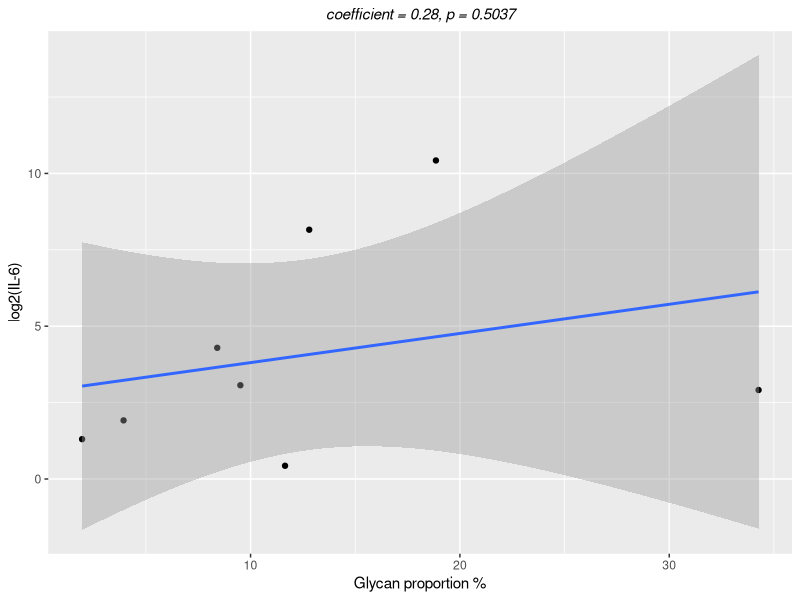
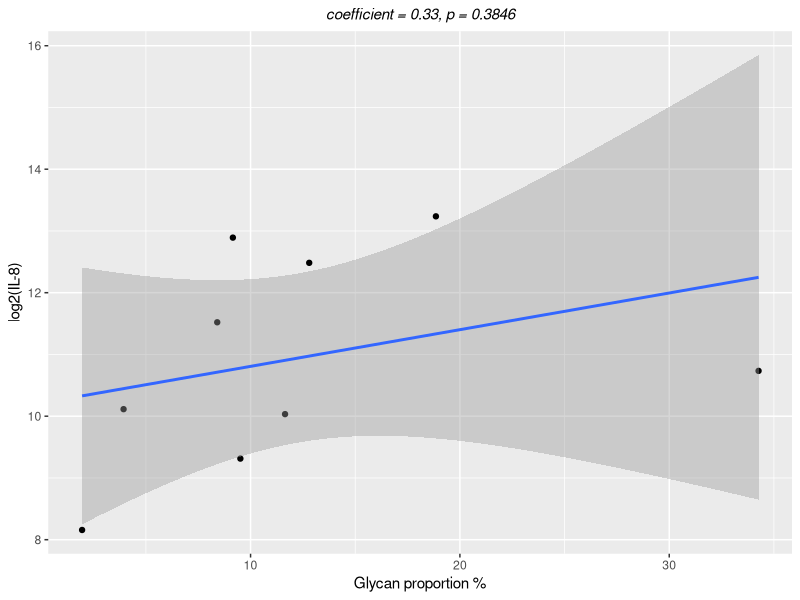
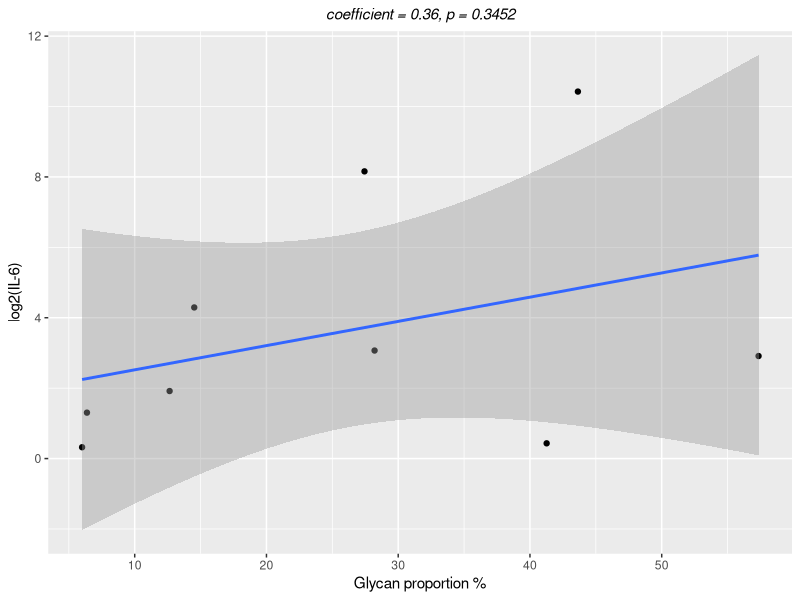
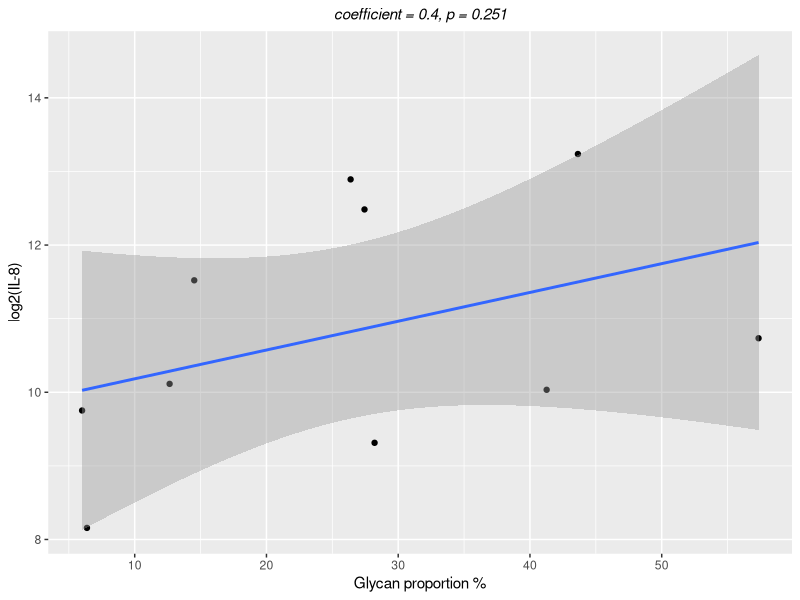
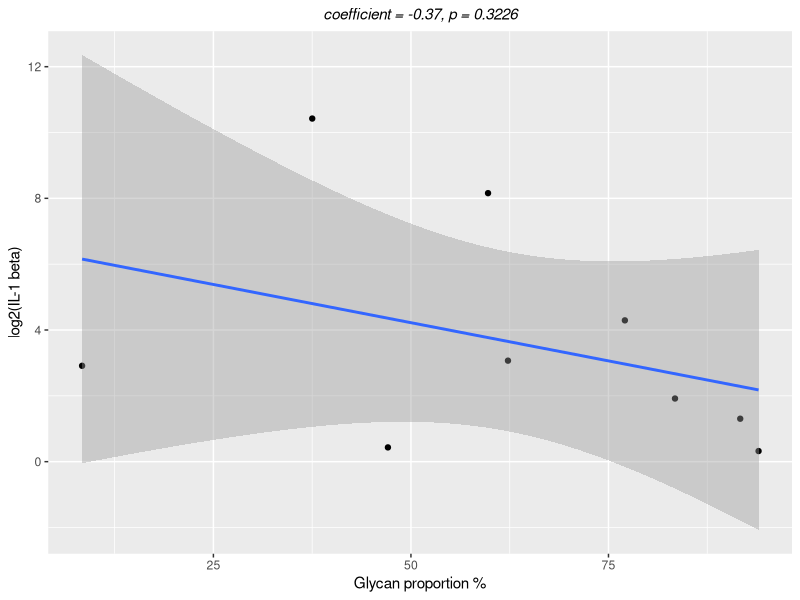
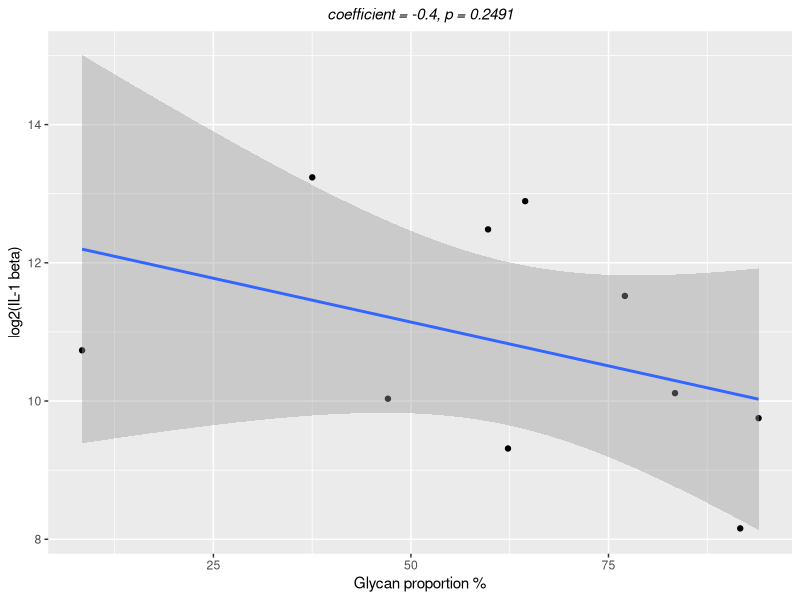
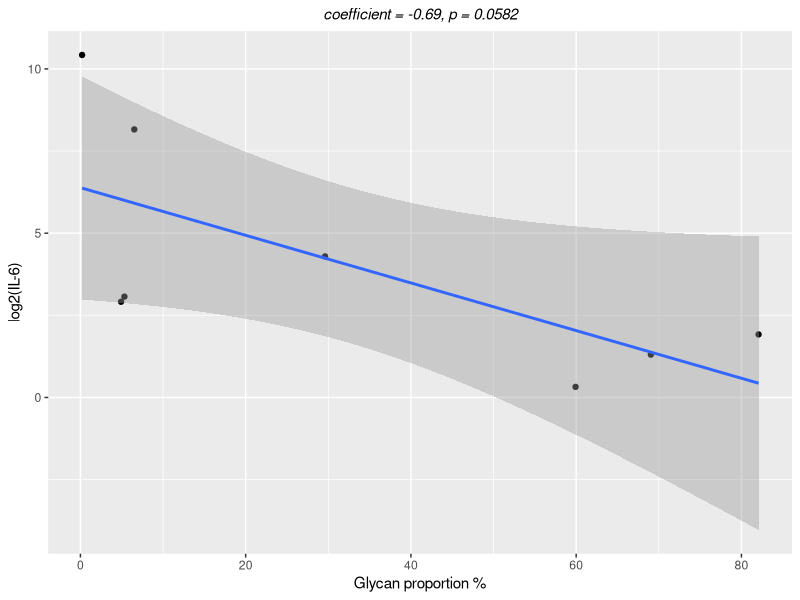
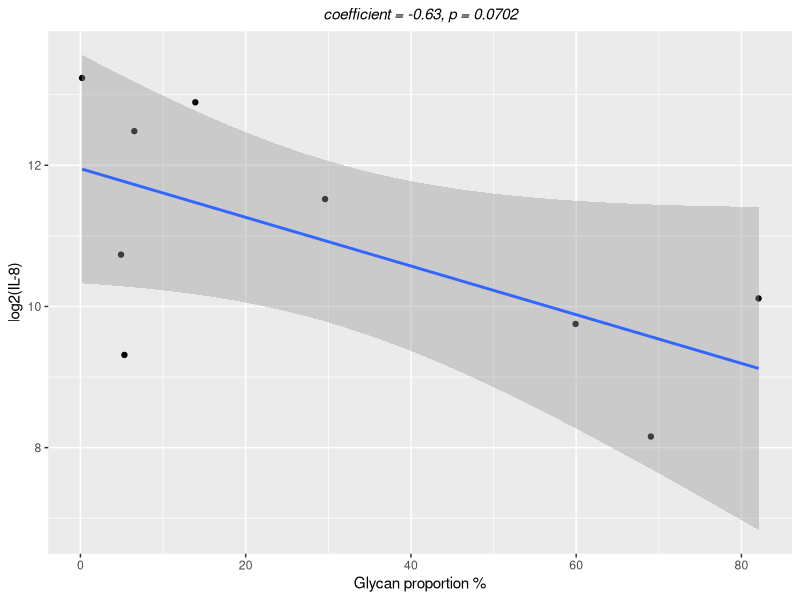

Source code (R) for these figures, in order:
############# Load packages, input background information #####

## Load ggplot2 
library(ggplot2)

############# Supplementary Figure 9 A ####################################

## import the data
res=read.csv('Supplementary_Figure_9_A.csv')

## total intensity should be above 0
res=subset.data.frame(res, total_Intensity>0)

## add relative intensity column
res['relative.intensity']=res$dHex_Intensity/res$total_Intensity

## plot the results IL-6
temp=cor.test(res$relative.intensity, log2(as.numeric(as.vector(res$IL.6))))
coefficient=as.vector(temp[[4]])
coefficient=round(coefficient,digits = 2)
p=temp[[3]]
p=round(p, digits = 4)
ggplot(res, aes(relative.intensity*100, log2(as.numeric(as.vector(IL.6)))))+
  geom_point()+
  labs(x='Glycan proportion %', y='log2(IL-6)',
       subtitle = paste('coefficient = ',coefficient,', ', 'p = ',p,sep=''))+
  geom_smooth(method=lm)+
  theme( plot.subtitle = element_text(hjust = 0.5, face = 'italic'))

## plot the results IL-8
temp=cor.test(res$relative.intensity, log2(as.numeric(as.vector(res$IL.8))))
coefficient=as.vector(temp[[4]])
coefficient=round(coefficient,digits = 2)
p=temp[[3]]
p=round(p, digits = 4)
ggplot(res, aes(relative.intensity*100, log2(as.numeric(as.vector(IL.8)))))+
  geom_point()+
  labs(x='Glycan proportion %', y='log2(IL-8)',
       subtitle = paste('coefficient = ',coefficient,', ', 'p = ',p,sep=''))+
  geom_smooth(method=lm)+
  theme( plot.subtitle = element_text(hjust = 0.5, face = 'italic'))

############# Supplementary Figure 9 B ####################################

## import the data
res=read.csv('Supplementary_Figure_9_B.csv')

## total intensity should be above 0
res=subset.data.frame(res, total_Intensity>0)

## add relative intensity column
res['relative.intensity']=res$dHex_Intensity/res$total_Intensity

## plot the results IL-6
temp=cor.test(res$relative.intensity, log2(as.numeric(as.vector(res$IL.6))))
coefficient=as.vector(temp[[4]])
coefficient=round(coefficient,digits = 2)
p=temp[[3]]
p=round(p, digits = 4)
ggplot(res, aes(relative.intensity*100, log2(as.numeric(as.vector(IL.6)))))+
  geom_point()+
  labs(x='Glycan proportion %', y='log2(IL-6)',
       subtitle = paste('coefficient = ',coefficient,', ', 'p = ',p,sep=''))+
  geom_smooth(method=lm)+
  theme( plot.subtitle = element_text(hjust = 0.5, face = 'italic'))

## plot the results IL-8
temp=cor.test(res$relative.intensity, log2(as.numeric(as.vector(res$IL.8))))
coefficient=as.vector(temp[[4]])
coefficient=round(coefficient,digits = 2)
p=temp[[3]]
p=round(p, digits = 4)
ggplot(res, aes(relative.intensity*100, log2(as.numeric(as.vector(IL.8)))))+
  geom_point()+
  labs(x='Glycan proportion %', y='log2(IL-8)',
       subtitle = paste('coefficient = ',coefficient,', ', 'p = ',p,sep=''))+
  geom_smooth(method=lm)+
  theme( plot.subtitle = element_text(hjust = 0.5, face = 'italic'))

############# Supplementary Figure 9 C ####################################

## import the data
res=read.csv('Supplementary_Figure_9_C.csv')

## total intensity should be above 0
res=subset.data.frame(res, total_Intensity>0)

## add relative intensity column
res['relative.intensity']=res$dHex_Intensity/res$total_Intensity

## plot the results IL-6
temp=cor.test(res$relative.intensity, log2(as.numeric(as.vector(res$IL.6))))
coefficient=as.vector(temp[[4]])
coefficient=round(coefficient,digits = 2)
p=temp[[3]]
p=round(p, digits = 4)
ggplot(res, aes(relative.intensity*100, log2(as.numeric(as.vector(IL.6)))))+
  geom_point()+
  labs(x='Glycan proportion %', y='log2(IL-1 beta)',
       subtitle = paste('coefficient = ',coefficient,', ', 'p = ',p,sep=''))+
  geom_smooth(method=lm)+
  theme( plot.subtitle = element_text(hjust = 0.5, face = 'italic'))

## plot the results IL-8
temp=cor.test(res$relative.intensity, log2(as.numeric(as.vector(res$IL.8))))
coefficient=as.vector(temp[[4]])
coefficient=round(coefficient,digits = 2)
p=temp[[3]]
p=round(p, digits = 4)
ggplot(res, aes(relative.intensity*100, log2(as.numeric(as.vector(IL.8)))))+
  geom_point()+
  labs(x='Glycan proportion %', y='log2(IL-1 beta)',
       subtitle = paste('coefficient = ',coefficient,', ', 'p = ',p,sep=''))+
  geom_smooth(method=lm)+
  theme( plot.subtitle = element_text(hjust = 0.5, face = 'italic'))

############# Supplementary Figure 9 D ####################################

## import the data
res=read.csv('Supplementary_Figure_9_D.csv')

## total intensity should be above 0
res=subset.data.frame(res, total_Intensity>0)

## add relative intensity column
res['relative.intensity']=res$dHex_Intensity/res$total_Intensity

## plot the results IL-6
temp=cor.test(res$relative.intensity, log2(as.numeric(as.vector(res$IL.6))))
coefficient=as.vector(temp[[4]])
coefficient=round(coefficient,digits = 2)
p=temp[[3]]
p=round(p, digits = 4)
ggplot(res, aes(relative.intensity*100, log2(as.numeric(as.vector(IL.6)))))+
  geom_point()+
  labs(x='Glycan proportion %', y='log2(IL-6)',
       subtitle = paste('coefficient = ',coefficient,', ', 'p = ',p,sep=''))+
  geom_smooth(method=lm)+
  theme( plot.subtitle = element_text(hjust = 0.5, face = 'italic'))

## plot the results IL-8
temp=cor.test(res$relative.intensity, log2(as.numeric(as.vector(res$IL.8))))
coefficient=as.vector(temp[[4]])
coefficient=round(coefficient,digits = 2)
p=temp[[3]]
p=round(p, digits = 4)
ggplot(res, aes(relative.intensity*100, log2(as.numeric(as.vector(IL.8)))))+
  geom_point()+
  labs(x='Glycan proportion %', y='log2(IL-8)',
       subtitle = paste('coefficient = ',coefficient,', ', 'p = ',p,sep=''))+
  geom_smooth(method=lm)+
  theme( plot.subtitle = element_text(hjust = 0.5, face = 'italic'))
